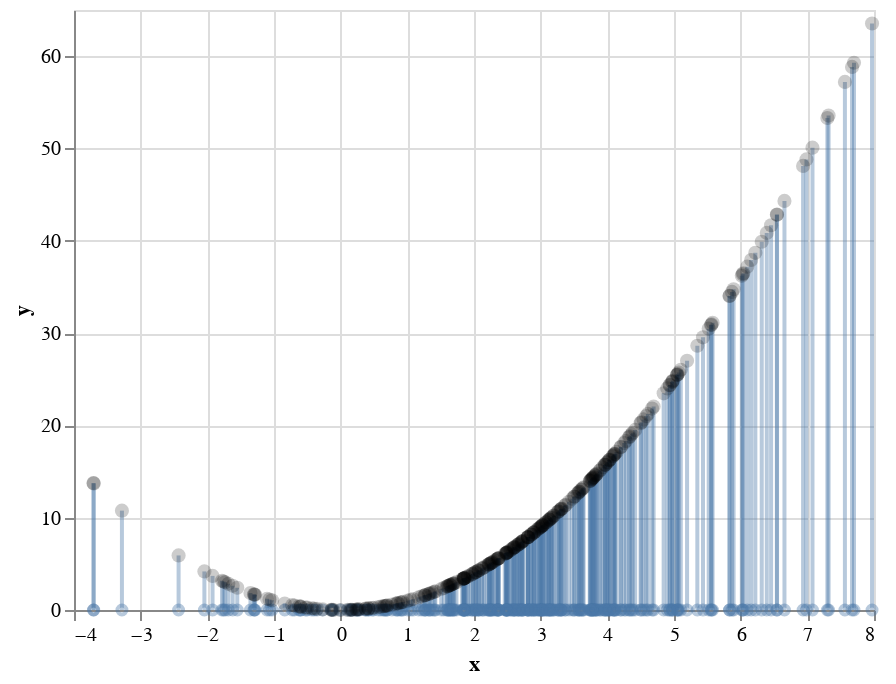

The code cell stored with this chart in its notebook:
### Markdown cell above
If we remove the bars and plot $x_i^2$ for each datapoint $x_i$ as black dots, we have a line of black dots along the curve of $X^2$. I show each $x_i$ with a little black line leading to the corresponding value of $x_i^2$.

### Code cell
x = np.linspace(min(s), max(s), 1000)
y = [f(i) for i in x]
dt = make_altair_object(x, y)


x2 = alt.Chart(dt).mark_line(opacity=line_opacity, color="black").encode(
    x='x:Q',  # specify ordinal data
    y='y:Q',  # specify quantitative data
)

dt = make_altair_object(X=s, Y=[i ** 2 for i in s])

x2_points = alt.Chart(dt).mark_point(opacity=point_opacity, size=point_size, color="black", filled=True).encode(
    x='x:Q',  # specify ordinal data
    y='y:Q',  # specify quantitative data
)

x_points  + x2_points

guide_lies = []

for x, x_2 in zip(s, [i ** 2 for i in s]):
    Xs = [x, x]
    Ys = [0, x_2]
    dt = make_altair_object(X=Xs, Y=Ys)
    guide_lies.append(alt.Chart(dt).mark_line(opacity=.4).encode(
        x='x:Q',  # specify ordinal data
        y='y:Q',  # specify quantitative data
    ))

import functools

functools.reduce(lambda a,b : a+b,guide_lies + [x_points  + x2_points])
